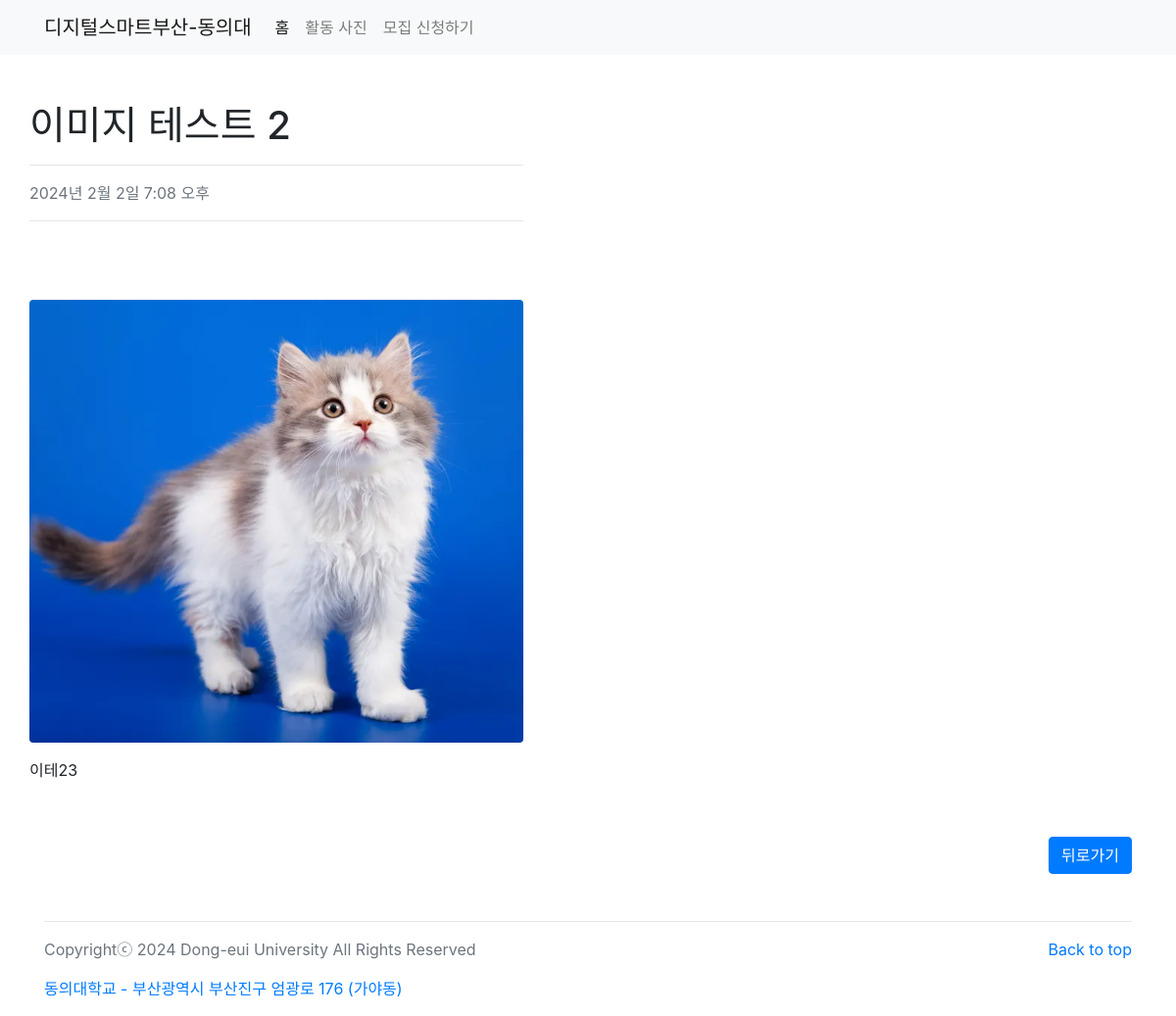
Page /picture/7/ on the committed database.
### picture/models.py (models this page shows, shortened)
class Picture(models.Model):
    title = models.CharField(max_length=30)
    content = models.TextField()
    image = models.ImageField(upload_to='pictures/image/%Y/%m/%d', blank=False)
    created_at = models.DateTimeField(auto_now_add=True)
    updated_at = models.DateTimeField(auto_now=True)

### picture/views.py (the view)
# urls.py: path('<int:pk>/', views.picture_detail_page),
def picture_detail_page(request, pk):
    picture = Picture.objects.get(pk=pk)
    return render(
        request,
        'picture/picture_detail_page.html',
        {
            'picture': picture
        },
    )

### picture/templates/picture/picture_detail_page.html (shortened to what this page needs)
<!DOCTYPE html>
{% load static %}
<html lang="ko">
    <head>
        <link rel="stylesheet" href="https://cdn.jsdelivr.net/npm/bootstrap@4.5.3/dist/css/bootstrap.min.css">
        <link rel="stylesheet" class="container my-3" src="{% static '/picture/bootstrap/styles.css' %}" alt=""/>
        <link rel="stylesheet" href="https://use.fontawesome.com/releases/v5.15.0/css/all.css">
    </head>
    <body class="d-flex flex-column min-vh-100">
        <nav class="navbar navbar-expand-lg navbar-light bg-light">
            <div class="container">
                <a class="navbar-brand" href="../">디지털스마트부산-동의대</a>
                <div class="collapse navbar-collapse" id="navbarSupportedContent">
                    <ul class="navbar-nav mr-auto">
                        <li class="nav-item active">
                          <a class="nav-link" href="../../">홈<span class="sr-only">(current)</span></a>
                        </li>
                        <li class="nav-item">
                            <a class="nav-link" href="../../picture/">활동 사진<span class="sr-only">(current)</span></a>
                        </li>
                        <li class="nav-item">
                            <a class="nav-link" href="#">모집 신청하기<span class="sr-only">(current)</span></a>
                        </li>
                    </ul>
                </div>
            </div>
        </nav>
        <div class="container my-3">
            <div class="row">
                <div class="my-3">
                    <article>
                        <header class="my-3">
                            <h1 class="fw-bolder my-3">{{picture.title}}</h1>
                            <hr/>
                            <div class="text-muted fst-italic my-3">{{picture.updated_at}}</div>
                            <hr/>
                            <h1 class="my-3">　</h1>
                        </header>
                        <figure class="my-3"><img class="rounded mx-auto d-block" src="{{ picture.image.url }}" alt="..." /></figure>
                        <section class="my-3">
                            <p class="fs-5 mb-4">{{picture.content}}</p>
                        </section>
                    </article>
                </div>
                <div class="my-3 col-12">
                    <a href="../" class="btn btn-primary float-right">뒤로가기</a>
                </div>
            </div>
        </div>
        <footer class="text-muted mt-auto">
            <div class="container">
                <hr/>
              <p class="float-right">
                <a href="#">Back to top</a>
              </p>
              <p>Copyrightⓒ 2024 Dong-eui University All Rights Reserved</p>
              <p><a href="https://www.deu.ac.kr/www" target="_blank">동의대학교 - 부산광역시 부산진구 엄광로 176 (가야동)</a></p>
            </div>
        </footer>
    </body>
</html>

### picture/templates/picture/picture_detail_page.html (style rules this page uses)
html, body { width: 100%; height: 100%; margin: 0; padding: 0; }

### rows in the picture
Picture: title "이미지 테스트 2", updated_at "2024년 2월 2일 7:08 오후", image (picture), content "이테23"
